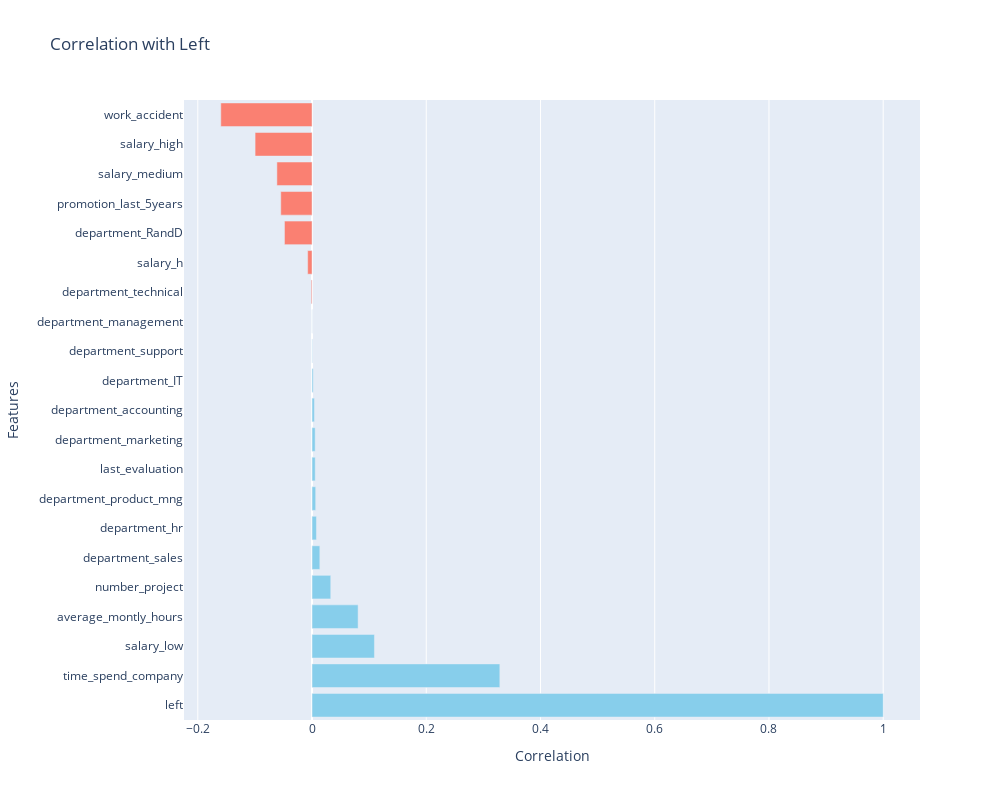

Notebook code cell kept with this figure:
### Markdown cell above
#### Feature Correlation (Left)

### Code cell
def corr_with_left_3d(df):
    # One-hot encode categorical variables
    df_encoded = pd.get_dummies(df)
    
    # Calculate correlations with the 'left' column
    correlations = df_encoded.corr()['left'].sort_values(ascending=False)[:-1]
    
    # Determine colors based on correlation values
    colors = ['skyblue' if corr >= 0 else 'salmon' for corr in correlations]
    
    # Create the figure
    fig = go.Figure(data=[go.Bar(x=correlations.values, y=correlations.index, marker=dict(color=colors), orientation='h')])
    
    # Update layout
    fig.update_layout(
        title='Correlation with Left',
        xaxis_title='Correlation',
        yaxis_title='Features',
        height=800,
        width=1000
    )
    
    # Save the plot as an HTML file with the desired name
    file_name = "feature_correlation.html"
    fig.write_html(file_name)
    
    # Show the plot
    fig.show()

# Assuming 'df' is your DataFrame
corr_with_left_3d(df)

### Figure 1 — Plotly figure (JSON) as saved in the notebook; plotly's stock layout.template omitted (floating-point values rounded to 4 significant figures)
{"data": [{"marker": {"color": ["skyblue", "skyblue", "skyblue", "skyblue", "skyblue", "skyblue", "skyblue", "skyblue", "skyblue", "skyblue", "skyblue", "skyblue", "skyblue", "skyblue", "salmon", "salmon", "salmon", "salmon", "salmon", "salmon", "salmon"]}, "orientation": "h", "type": "bar", "x": [1, 0.3288, 0.1093, 0.08065, 0.03273, 0.01364, 0.007706, 0.006374, 0.005586, 0.005462, 0.004114, 0.002043, 0.0005201, 0.0001976, -0.001493, -0.007661, -0.04829, -0.05475, -0.06157, -0.09971, -0.1597], "y": ["left", "time_spend_company", "salary_low", "average_montly_hours", "number_project", "department_sales", "department_hr", "department_product_mng", "last_evaluation", "department_marketing", "department_accounting", "department_IT", "department_support", "department_management", "department_technical", "salary_h", "department_RandD", "promotion_last_5years", "salary_medium", "salary_high", "work_accident"]}], "layout": {"height": 800, "title": {"text": "Correlation with Left"}, "width": 1000, "xaxis": {"title": {"text": "Correlation"}}, "yaxis": {"title": {"text": "Features"}}}}
